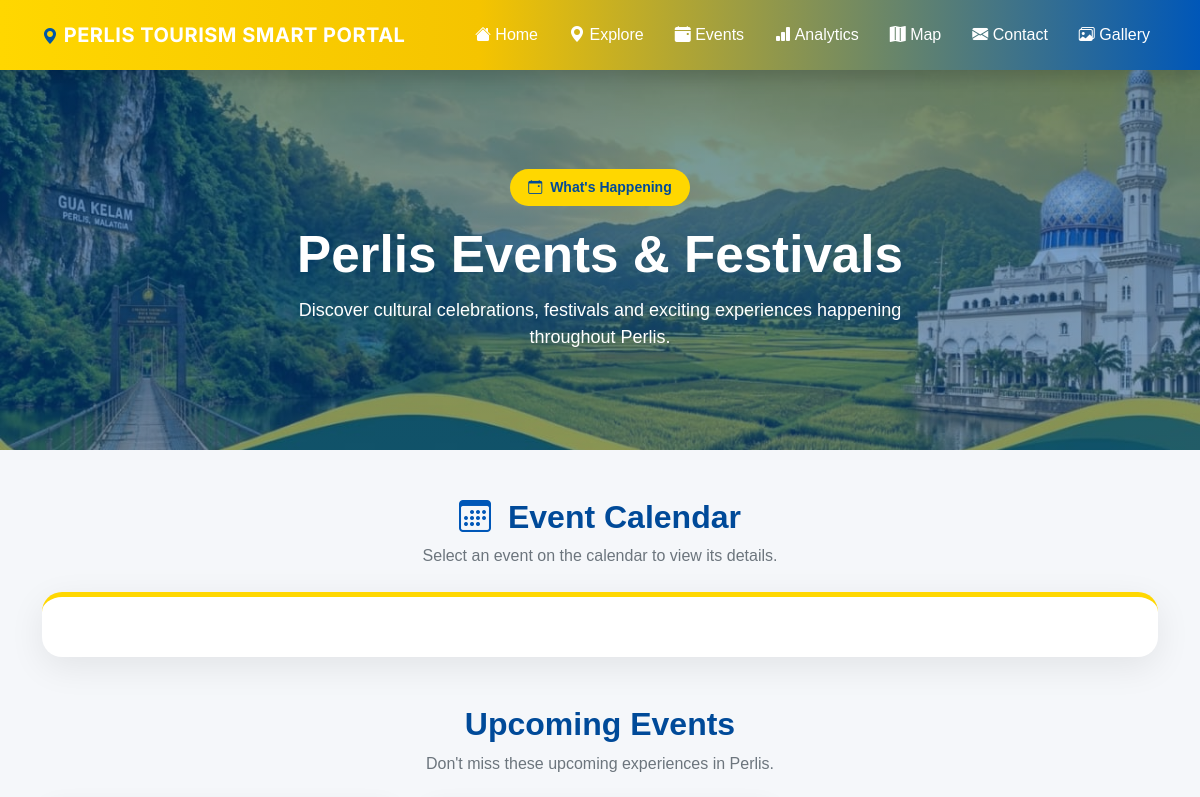
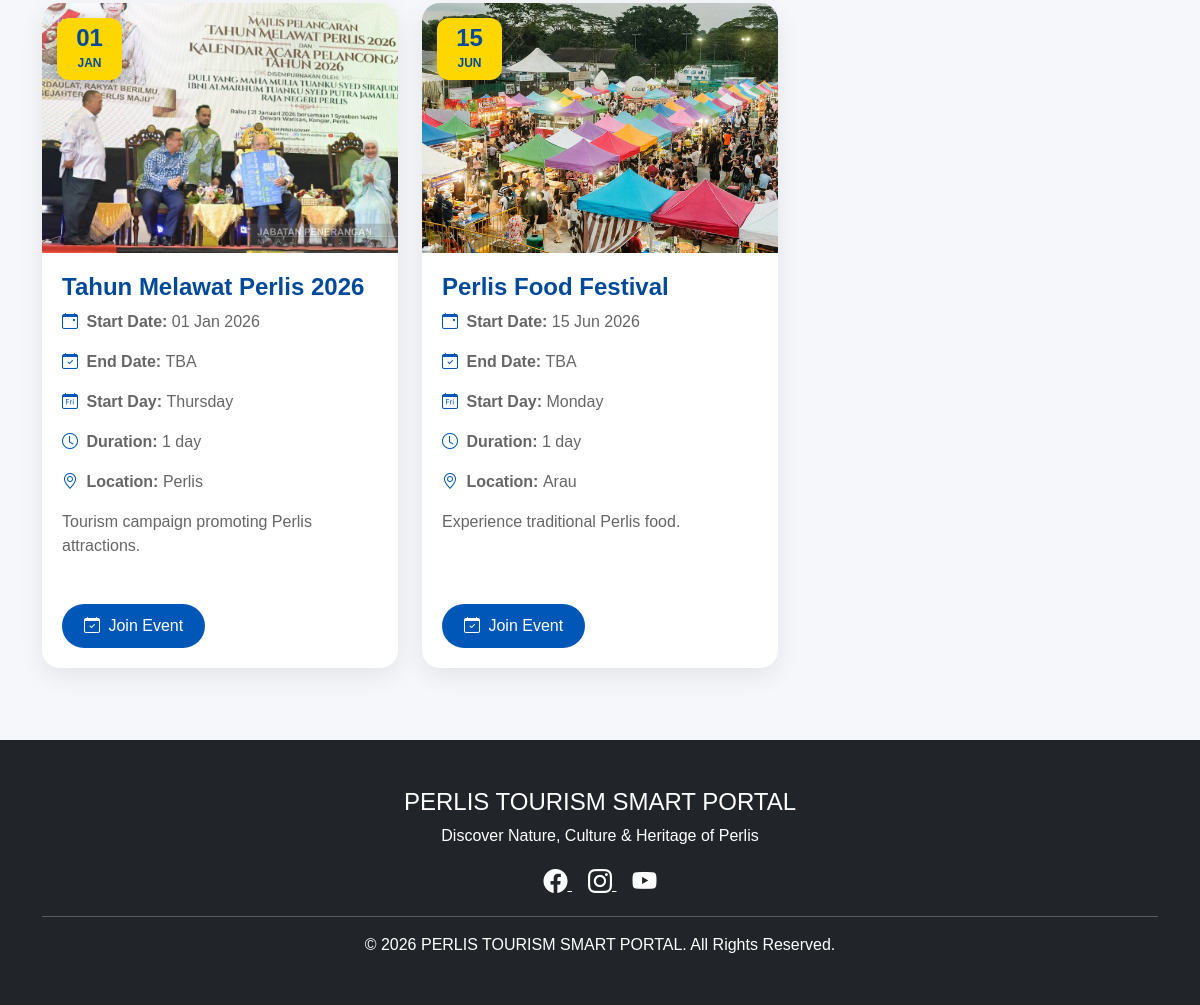
Screenshot of /events.php with the database file from the repository (2 pictures, top to bottom).
### tables this page shows
CREATE TABLE `events` (
  `event_id` int(11) NOT NULL,
  `event_name` varchar(100) NOT NULL,
  `event_date` date DEFAULT NULL,
  `event_end_date` date DEFAULT NULL,
  `location` varchar(100) DEFAULT NULL,
  `description` text DEFAULT NULL,
  `image` varchar(255) DEFAULT NULL
);

### events.php (the view, shortened to what this page needs)
<?php
include("config.php");
?>
<!DOCTYPE html>
<html lang="en">
<head>
    <link href="https://cdn.jsdelivr.net/npm/bootstrap@5.3.3/dist/css/bootstrap.min.css" rel="stylesheet">
    <link href="https://cdn.jsdelivr.net/npm/bootstrap-icons@1.11.3/font/bootstrap-icons.css" rel="stylesheet">
    <link rel="stylesheet" href="assets/css/style.css">
</head>
<body>
    <?php include("navbar.php"); ?>
    <section class="event-hero">
        <div class="event-hero-content">
            <span class="event-hero-badge">
                <i class="bi bi-calendar-event me-1"></i>
                What's Happening
            </span>
            <h1>
                Perlis Events & Festivals
            </h1>
            <p>
                Discover cultural celebrations, festivals
                and exciting experiences happening throughout Perlis.
            </p>
        </div>
    </section>
    <div class="container mt-5">
        <div class="text-center mb-4">
            <h2 class="section-title">
                <i class="bi bi-calendar3 calendar-icon me-2">
                </i>
                Event Calendar
            </h2>
            <p class="section-subtitle">
                Select an event on the calendar
                to view its details.
            </p>
        </div>
        <div class="calendar-wrapper">
        </div>
    </div>
    <div class="container mt-5 mb-5">
        <div class="text-center mb-4">
            <h2 class="section-title">
                Upcoming Events
            </h2>
            <p class="section-subtitle">
                Don't miss these upcoming experiences in Perlis.
            </p>
        </div>
        <div class="row">
            <?php
            $sql = "
    SELECT
        event_id,
        event_name,
        event_date,
        event_end_date,
        location,
        description,
        image
    FROM events
    WHERE event_end_date >= CURDATE()
       OR event_end_date IS NULL
       OR event_end_date = '0000-00-00'
    ORDER BY event_date ASC
";
            $result = mysqli_query(
                $conn,
                $sql
            );
            if (!$result) {
                ?>
                <div class="col-12">
                    <div class="alert alert-danger text-center">
                        <strong>
                            Database Error:
                        </strong>
                        <?php
                        echo htmlspecialchars(
                            mysqli_error($conn)
                        );
                        ?>
                    </div>
                </div>
                <?php
            } elseif (mysqli_num_rows($result) > 0) {
                while ($row = mysqli_fetch_assoc($result)) {
                    try {
                        $startDate =
                            new DateTime(
                                $row['event_date']
                            );
                    } catch (Exception $e) {
                        $startDate =
                            new DateTime();
                    }
                    $hasValidEndDate =
                        !empty($row['event_end_date'])
                        &&
                        $row['event_end_date'] !== '0000-00-00';
                    if ($hasValidEndDate) {
                        try {
                            $endDate =
                                new DateTime(
                                    $row['event_end_date']
                                );
                        } catch (Exception $e) {
                            $endDate =
                                clone $startDate;
                            $hasValidEndDate =
                                false;
                        }
                    } else {
                        $endDate =
                            clone $startDate;
                    }
                    if ($hasValidEndDate) {
                        $duration =
                            $startDate
                                ->diff($endDate)
                                ->days + 1;
                    } else {
                        $duration = 1;
                    }
                    $day =
                        $startDate->format('l');
                    ?>
                    <div class="col-lg-4 col-md-6 mb-4">
                        <div class="card event-card h-100">
                            <div class="event-image-wrapper">
                                <img src="assets/images/<?php
                                echo htmlspecialchars(
                                    !empty($row['image'])
                                    ? $row['image']
                                    : 'default.jpg'
                                );
                                ?>" class="event-image" alt="<?php
                                echo htmlspecialchars(
                                    $row['event_name']
                                );
                                ?>">
                                <div class="event-date-badge">
                                    <span class="day">
                                        <?php
                                        echo $startDate->format(
                                            'd'
                                        );
                                        ?>
                                    </span>
                                    <span class="month">
                                        <?php
                                        echo strtoupper(
                                            $startDate->format(
                                                'M'
                                            )
                                        );
                                        ?>
                                    </span>
                                </div>
                            </div>
                            <div class="card-body d-flex flex-column">
                                <h4 class="card-title fw-bold">
                                    <?php
                                    echo htmlspecialchars(
                                        $row['event_name']
                                    );
                                    ?>
                                </h4>
                                <p>
                                    <i class="bi bi-calendar-event event-icon me-1">
                                    </i>
                                    <strong>
                                        Start Date:
                                    </strong>
                                    <?php
                                    echo $startDate->format(
                                        "d M Y"
                                    );
                                    ?>
                                </p>
                                <p>
                                    <i class="bi bi-calendar-check event-icon me-1">
                                    </i>
                                    <strong>
                                        End Date:
                                    </strong>
                                    <?php
                                    echo $hasValidEndDate
                                        ? $endDate->format("d M Y")
                                        : "TBA";
                                    ?>
                                </p>
                                <p>
                                    <i class="bi bi-calendar-day event-icon me-1">
                                    </i>
                                    <strong>
                                        Start Day:
                                    </strong>
                                    <?php
                                    echo $day;
                                    ?>
                                </p>
                                <p>
                                    <i class="bi bi-clock event-icon me-1">
                                    </i>
                                    <strong>
                                        Duration:
                                    </strong>
                                    <?php
                                    echo $duration;
                                    echo
                                        ($duration == 1)
                                        ? " day"
                                        : " days";
                                    ?>
                                </p>
                                <p>
                                    <i class="bi bi-geo-alt event-icon me-1">
                                    </i>
                                    <strong>
                                        Location:
                                    </strong>
                                    <?php
                                    echo htmlspecialchars(
                                        $row['location']
                                    );
                                    ?>
                                </p>
                                <p class="event-description">
                                    <?php
                                    echo htmlspecialchars(
                                        $row['description']
                                    );
                                    ?>
                                </p>
                                <div class="mt-auto">
                                    <a href="contact.php" class="btn join-btn">
                                        <i class="bi bi-calendar-check me-1"></i>
                                        Join Event
                                    </a>
                                </div>
                            </div>
                        </div>
                    </div>
                    <?php
                }
            }
            ?>
        </div>
    </div>
    <?php include("footer.php"); ?>
</body>
</html>

### assets/css/style.css (style rules this page uses)
:root { --perlis-yellow: #FFD700; --perlis-dark-yellow: #F5C400; --perlis-blue: #0057B8; --perlis-dark-blue: #004A99; --perlis-light: #FEFBEA; }
* { margin: 0; padding: 0; box-sizing: border-box; font-family: Arial, Helvetica, sans-serif; }
body { background: #f5f7fa; }
.card { border: none; border-radius: 15px; overflow: hidden; transition: 0.4s; margin-bottom: 30px; }
.card img { height: 250px; object-fit: cover; }
.card-body { padding: 20px; }
.card h4 { font-weight: bold; }
.card p { color: #666; }
section i { margin-bottom: 15px; }

### events.php (style rules this page uses)
body { background: #f5f7fa; }
.event-hero { min-height: 380px; background: linear-gradient(rgba(0, 74, 153, 0.55), rgba(0, 87, 184, 0.45)), url('assets/images/header.jpg'); background-size: cover; background-position: center; background-repeat: no-repeat; display: flex; align-items: center; justify-content: center; text-align: center; color: white; }
.event-hero-content { max-width: 750px; padding: 35px; }
.event-hero h1 { font-size: 3.2rem; font-weight: 700; margin-bottom: 12px; }
.event-hero p { font-size: 18px; margin: 0; }
.event-hero-badge { display: inline-block; background: #FFD700; color: #004A99; padding: 8px 18px; border-radius: 30px; font-weight: 700; font-size: 14px; margin-bottom: 18px; }
.section-title { color: #004A99; font-weight: 700; }
.section-subtitle { color: #6c757d; }
.calendar-icon { color: #0057B8; }
.calendar-wrapper { background: white; border-radius: 20px; padding: 30px; box-shadow: 0 10px 35px rgba(0, 0, 0, 0.08); border-top: 5px solid #FFD700; }
.event-card { border: none; border-radius: 18px; overflow: hidden; transition: 0.3s; background: white; box-shadow: 0 8px 25px rgba(0, 0, 0, 0.08); }
.event-image-wrapper { position: relative; }
.event-image { width: 100%; height: 230px; object-fit: cover; }
.event-date-badge { position: absolute; top: 15px; left: 15px; width: 65px; background: #FFD700; color: #004A99; text-align: center; padding: 8px 5px; border-radius: 12px; box-shadow: 0 5px 15px rgba(0, 0, 0, 0.20); }
.event-date-badge .day { display: block; font-size: 24px; font-weight: 800; line-height: 1; }
.event-date-badge .month { display: block; font-size: 12px; font-weight: 700; margin-top: 4px; }
.event-card .card-title { color: #004A99; }
.event-icon { color: #0057B8; }
.event-description { color: #666; }
.join-btn { background: #0057B8; border: none; color: white; border-radius: 30px; padding: 10px 22px; transition: 0.3s; }

### rows the page displays
events: image (picture), event_date "01", event_date "JAN", event_name "Tahun Melawat Perlis 2026", event_date "01 Jan 2026", shows "TBA", event_date "Thursday", event_end_date "1", location "Perlis", description "Tourism campaign promoting Perlis attractions."
events: image (picture), event_date "15", event_date "JUN", event_name "Perlis Food Festival", event_date "15 Jun 2026", shows "TBA", event_date "Monday", event_end_date "1", location "Arau", description "Experience traditional Perlis food."
